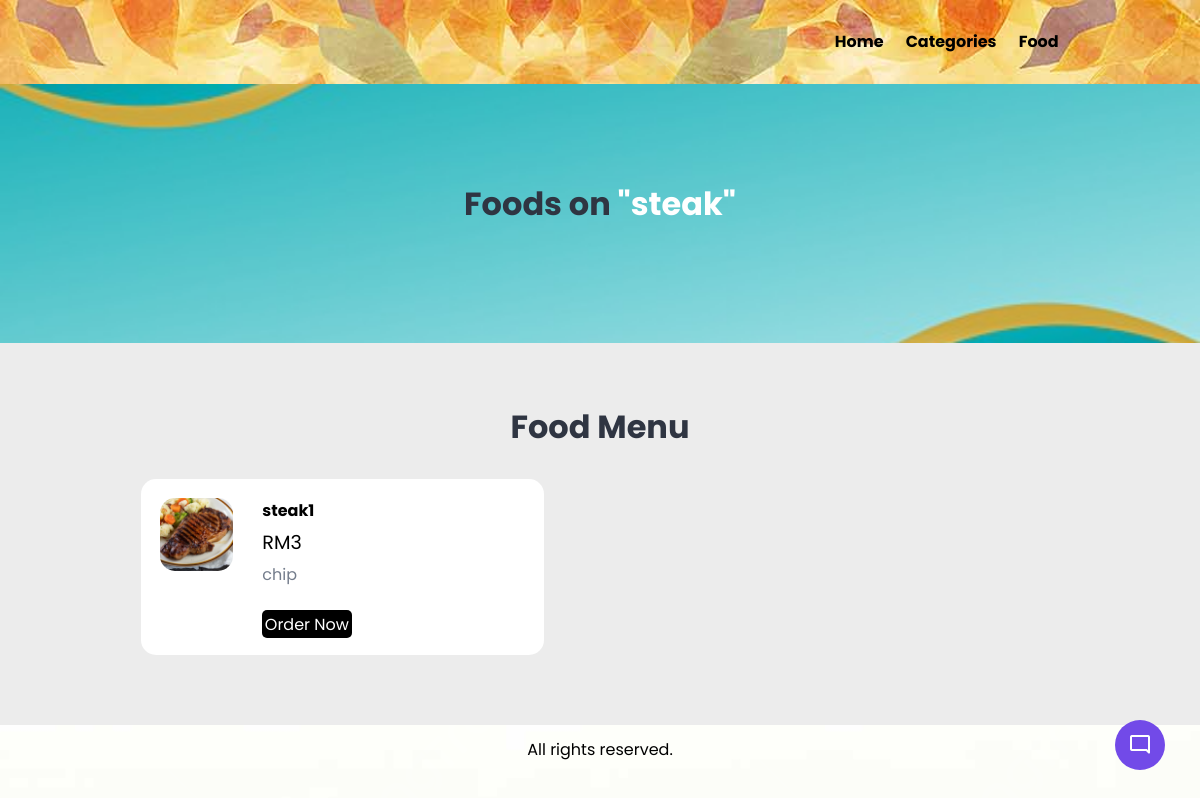
The app's page /food-menu-2/category-foods.php?category_id=35 with its own data.
### tables this page shows
CREATE TABLE `table_category` (
  `id` int(10) UNSIGNED NOT NULL,
  `title` varchar(100) NOT NULL,
  `image_name` varchar(255) NOT NULL,
  `featured` varchar(10) NOT NULL,
  `active` varchar(10) NOT NULL
);

CREATE TABLE `table_food` (
  `id` int(10) UNSIGNED NOT NULL,
  `title` varchar(100) NOT NULL,
  `description` text NOT NULL,
  `price` decimal(10,0) NOT NULL,
  `image_name` varchar(255) NOT NULL,
  `category_id` int(10) UNSIGNED NOT NULL,
  `featured` varchar(10) NOT NULL,
  `active` varchar(10) NOT NULL
);

### food-menu-2/category-foods.php (the view, shortened to what this page needs)
<?php include('partials-front/menu.php') ?>
<?php
    if(isset($_GET['category_id']))
    {
        $category_id = $_GET['category_id'];
        $sql = "SELECT title FROM table_category WHERE id=$category_id";
        $res = mysqli_query($conn, $sql);
        $row = mysqli_fetch_assoc($res);
        $category_title = $row['title'];
    }
    else
    {
        header('location:'.HOMEURL);
    }
?>
    <section class="food-search text-center">
        <div class="container">
            <h2>Foods on <a href="#" class="text-white">"<?php echo $category_title; ?>"</a></h2>
        </div>
    </section>
    <section class="food-menu">
        <div class="container">
            <h2 class="text-center">Food Menu</h2>
            <?php
                $sql2 = "SELECT * FROM table_food WHERE category_id=$category_id";
                $res2 = mysqli_query($conn, $sql2);
                $count2 = mysqli_num_rows($res2);
                if($count2>0)
                {
                    while($row2=mysqli_fetch_assoc($res2))
                    {
                        $id = $row2['id'];
                        $title = $row2['title'];
                        $price = $row2['price'];
                        $description = $row2['description'];
                        $image_name = $row2['image_name'];
                        ?>
                        <div class="food-menu-box">
                            <div class="food-menu-img">
                                <?php
                                    if($image_name=="")
                                    {
                                        echo "<div class='error'>Image unavialable.</div>";
                                    }
                                    else
                                    {
                                        ?>
                                            <img src="<?php echo HOMEURL; ?>images/food/<?php echo $image_name; ?>" class="img-responsive img-curve">
                                        <?php
                                    }
                                ?>
                            </div>
                            <div class="food-menu-desc">
                                <h4><?php echo $title; ?></h4>
                                <p class="food-price">RM<?php echo $price; ?></p>
                                <p class="food-detail">
                                    <?php echo $description; ?>
                                </p>
                                <br>
                                <a href="<?php echo HOMEURL; ?>order.php?food_id=<?php echo $id; ?>" class="btn btn-primary">Order Now</a>
                            </div>
                        </div>
                        <?php
                    }
                }
                else
                {
                    echo "<div class='error'>Food not found.</div>";
                }
            ?>
        </div>
    </section>
<?php include('partials-front/footer.php') ?>

### food-menu-2/partials-front/menu.php (shortened to what this page needs)
<!DOCTYPE html>
<html lang="en" dir="ltr">
<head>
    <link rel="stylesheet" href="css/style.css">
    <link rel="stylesheet" href="css/chatbot.css">
</head>
<body>
    <section class="navbar">
        <div class="container">
            <div class="menu text-right">
                <ul>
                    <li>
                        <a href="<?php echo HOMEURL; ?>">Home</a>
                    </li>
                    <li>
                        <a href="<?php echo HOMEURL; ?>categories.php">Categories</a>
                    </li>
                    <li>
                        <a href="<?php echo HOMEURL; ?>foods.php">Food</a>
                    </li>
                </ul>
            </div>
        </div>
    </section>

### food-menu-2/partials-front/footer.php (shortened to what this page needs)
    <section class="footer">
        <div class="container text-center">
            <p>All rights reserved.</p>
        </div>
    </section>
    <?php include('chatbot/chatbot.php'); ?>
</body>
</html>

### food-menu-2/chatbot/chatbot.php (shortened to what this page needs)
<button class="chatbot-toggler">
  <span class="material-symbols-rounded">mode_comment</span>
</button>

### food-menu-2/css/style.css (style rules this page uses)
* { margin: 0 0; padding: 0 0; font-family: Arial, Helvetica, sans-serif; }
.container { width: 80%; margin: 0 auto; padding: 1%; }
.img-responsive { width: 100%; }
.img-curve { border-radius: 15px; }
.text-right { text-align: right; }
.text-center { text-align: center; }
.text-white { color: white; }
a { color: black; text-decoration: none; }
.btn { padding: 1%; border: none; font-size: 1rem; border-radius: 5px; }
.btn-primary { background-color: black; color: white; cursor: pointer; }
h2 { color: #2f3542; font-size: 2rem; margin-bottom: 2%; }
body { background-image: url(../images/body.jpg); }
.menu { line-height: 60px; }
.menu ul { list-style-type: none; }
.menu ul li { display: inline; padding: 1%; font-weight: bold; }
.food-search { background-image: url(../images/bg.jpg); background-size: cover; background-repeat: no-repeat; background-position: center; padding: 7% 0; }
.food-menu { background-color: #ececec; padding: 4% 0; }
.food-menu-box { width: 43%; margin: 1%; padding: 2%; float: left; background-color: white; border-radius: 15px; }
.food-menu-img { width: 20%; float: left; }
.food-menu-desc { width: 70%; float: left; margin-left: 8%; }
.food-price { font-size: 1.2rem; margin: 2% 0; }
.food-detail { font-size: 1rem; color: #747d8c; }

### food-menu-2/css/chatbot.css (style rules this page uses)
* { margin: 0; padding: 0; box-sizing: border-box; font-family: "Poppins", sans-serif; }
.chatbot-toggler { position: fixed; bottom: 30px; right: 35px; outline: none; border: none; height: 50px; width: 50px; display: flex; cursor: pointer; align-items: center; justify-content: center; border-radius: 50%; background: #724ae8; transition: all 0.2s ease; }
.chatbot-toggler span { color: #fff; position: absolute; }

### records on screen
table_category: title "steak"
table_food: image_name (picture), title "steak1", price "3", description "chip"
